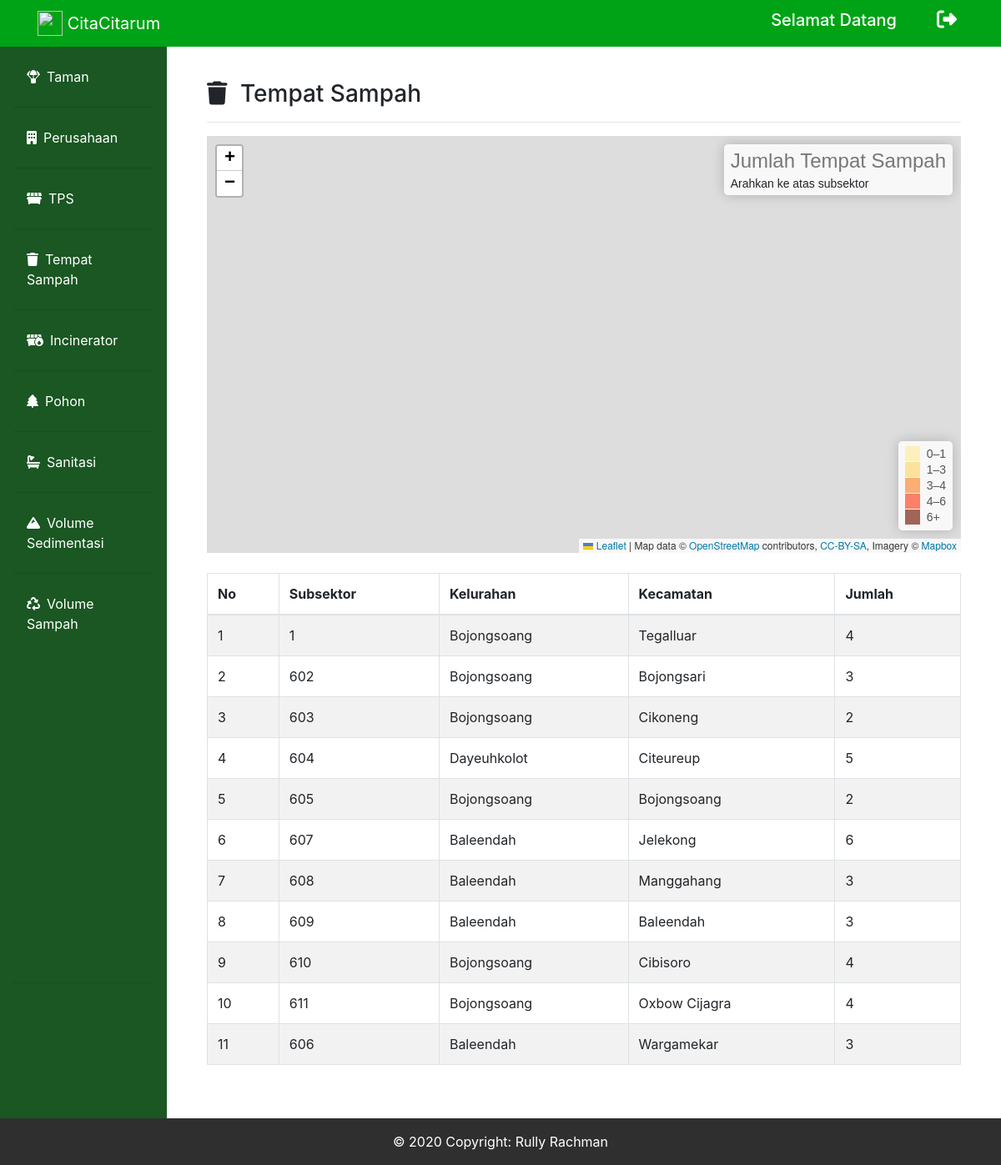
The page /dansektor_tempatsampah.php on the database its author committed.
### tables this page shows
CREATE TABLE `tempatsampah` (
  `id_tempatsampah` int(50) NOT NULL,
  `id_subsektor` int(50) NOT NULL,
  `kecamatan` varchar(200) NOT NULL,
  `kelurahan` varchar(200) NOT NULL,
  `tahun` varchar(200) NOT NULL,
  `jumlah` varchar(200) NOT NULL
);

### dansektor_tempatsampah.php (the view, shortened to what this page needs)
<?php
include("connect.php");
?>
<!doctype html>
<html lang="en">
  <head>
    <link rel="stylesheet" href="https://stackpath.bootstrapcdn.com/bootstrap/4.4.1/css/bootstrap.min.css">
    <link rel="stylesheet" href="https://unpkg.com/leaflet@1.6.0/dist/leaflet.css"crossorigin=""/>
    <link rel="stylesheet" href="fontawesome/css/all.min.css">
  </head>
  <body>
        <nav class="navbar navbar-expand-lg navbar-dark bg-gradient-primary fixed-top" style="background-color: #00A316" id="bar">
            <div class="container">
                <a href="dansektor_dashboard.php" class="navbar-brand" href="index.php">
                    <img src="img/logocitarum.png" width="30" height="30" class="d-inline-block align-top" alt="">  CitaCitarum</a>
                <div class="collapse navbar-collapse" id="navbarText">
                <span class="mr-5"><h5>Selamat Datang <?php echo $_SESSION["name"]?></h5></span>
                <div class="icon">
                    <h4>
                        <a href="dansubsektor_dashboard.php?logout='1'" class="text-decoration-none"><i class="fas fa-sign-out-alt mr-2" data-toggle="tooltip" title="Logout"></i></a>
                    </h4>
                </div>
        </nav>
        <div class="row no-gutters mt-5">
        <div class="col-md-2 pt-2 sidebar" style="background-color:#1A5722">
        <ul class="nav flex-column pl-3 pr-3 pb-3 p-1 pt-3" style="background-color: #1A5722">
            <li class="nav-item">
                <a class="nav-link text-white active" href="dansektor_laporansektor.php"><i class="fas fa-parachute-box mr-2"></i>Taman</a><hr>
            </li>
            <li class="nav-item">
                <a class="nav-link text-white" href="dansektor_perusahaan.php"><i class="fas fa-building mr-2"></i>Perusahaan</a><hr>
            </li>
            <li class="nav-item">
                <a class="nav-link text-white" href="dansektor_tps.php" ><i class="fas fa-dumpster mr-2"></i>TPS</a><hr>
            </li>
            <li class="nav-item">
                <a class="nav-link text-white" href="dansektor_tempatsampah.php"><i class="fas fa-trash mr-2"></i>Tempat Sampah</a><hr>
            </li>
            <li class="nav-item">
                <a class="nav-link text-white" href="dansektor_Incinerator.php"><i class="fas fa-dumpster-fire mr-2"></i>Incinerator</a><hr>
            </li>
            <li class="nav-item">
                <a class="nav-link text-white" href="dansektor_pohon.php"><i class="fas fa-tree mr-2"></i>Pohon</a><hr>
            </li>
            <li class="nav-item">
                <a class="nav-link text-white" href="dansektor_sanitasi.php"><i class="fas fa-bath mr-2"></i>Sanitasi</a><hr>
            </li>
            <li class="nav-item">
                <a class="nav-link text-white" href="dansektor_sedimentasi.php"><i class="fas fa-mountain mr-2"></i>Volume Sedimentasi</a><hr>
            </li>
            <li class="nav-item">
                <a class="nav-link text-white" href="dansektor_sampah.php" style="margin-bottom: 410px;"><i class="fas fa-recycle mr-2"></i>Volume Sampah</a><hr>
            </li>
        </ul>
        </div>
        <div class="col-md-10 p-5">
            <h3><i class="fas fa-trash mr-2"></i> Tempat Sampah</h3>
            <hr>
            <div id="mapid"></div>
            <br>
            <table class="table table-striped table-bordered">
            <thead>
                <tr>
                <th scope="col">No</th>
                <th scope="col">Subsektor</th>
                <th scope="col">Kelurahan</th>
                <th scope="col">Kecamatan</th>
                <th scope="col">Jumlah</th>
                </tr>
            </thead>
            <tbody>
            <?php
                $query = "SELECT * FROM tempatsampah ORDER BY id_tempatsampah ASC";
                $sql = mysqli_query($conn, $query);
                $no = 1;
                while($row = mysqli_fetch_array($sql)){
                echo "
                    <tr>
                    <td>$no</td>
                    <td>$row[id_subsektor]</td>
                    <td>$row[kecamatan]</td>
                    <td>$row[kelurahan]</td>
                    <td>$row[jumlah]</td>
                    </tr>";
                    $no++;
                }
            ?>
            </tbody>
            </table>
        </div>
    </div>
        <footer>
            <div class="footer-copyright text-center py-3">© 2020 Copyright: Rully Rachman
            </div>
        </footer>
  </body>
</html>

### dansektor_tempatsampah.php (style rules this page uses)
.navbar { color: white; }
.icon a { color: white; text-decoration: none; }
.footer-copyright { background-color: #2f2f2f; color: white; }
#mapid { height: 500px; }

### rows shown on the page
tempatsampah: id_subsektor "1", kecamatan "Bojongsoang", kelurahan "Tegalluar", jumlah "4"
tempatsampah: id_subsektor "602", kecamatan "Bojongsoang", kelurahan "Bojongsari", jumlah "3"
tempatsampah: id_subsektor "603", kecamatan "Bojongsoang", kelurahan "Cikoneng", jumlah "2"
tempatsampah: id_subsektor "604", kecamatan "Dayeuhkolot", kelurahan "Citeureup", jumlah "5"
tempatsampah: id_subsektor "605", kecamatan "Bojongsoang", kelurahan "Bojongsoang", jumlah "2"
tempatsampah: id_subsektor "607", kecamatan "Baleendah", kelurahan "Jelekong", jumlah "6"
tempatsampah: id_subsektor "608", kecamatan "Baleendah", kelurahan "Manggahang", jumlah "3"
tempatsampah: id_subsektor "609", kecamatan "Baleendah", kelurahan "Baleendah", jumlah "3"
tempatsampah: id_subsektor "610", kecamatan "Bojongsoang", kelurahan "Cibisoro", jumlah "4"
tempatsampah: id_subsektor "611", kecamatan "Bojongsoang", kelurahan "Oxbow Cijagra", jumlah "4"
tempatsampah: id_subsektor "606", kecamatan "Baleendah", kelurahan "Wargamekar", jumlah "3"
